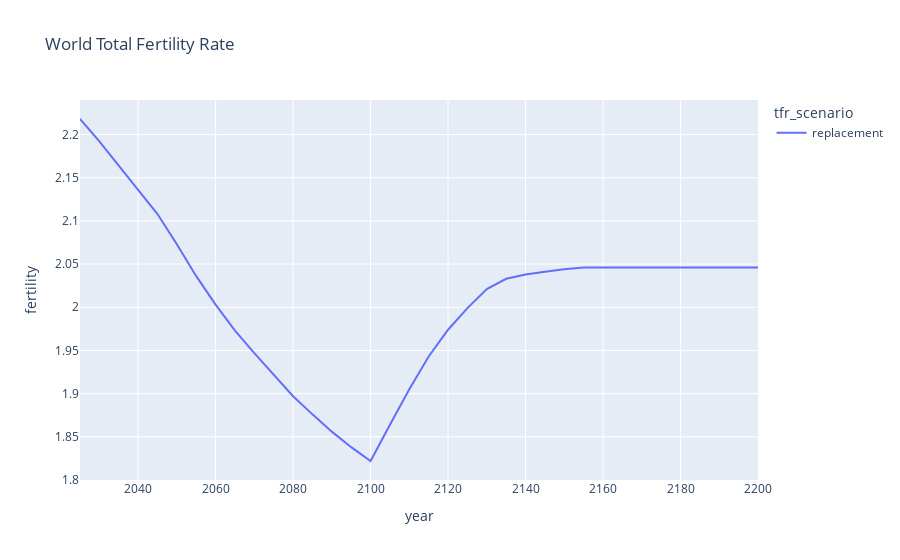

Notebook cell for this chart:
### Code cell
px.line(projections.query('location == "World" & age == "all"'),x='year',y='fertility',color='tfr_scenario',title='World Total Fertility Rate')

### Figure 1 — Plotly figure (JSON) as saved in the notebook; plotly's stock layout.template omitted (floating-point values rounded to 4 significant figures)
{"data": [{"hovertemplate": "tfr_scenario=replacement<br>year=%{x}<br>fertility=%{y}<extra></extra>", "legendgroup": "replacement", "line": {"color": "#636efa", "dash": "solid"}, "marker": {"symbol": "circle"}, "mode": "lines", "name": "replacement", "orientation": "v", "showlegend": true, "type": "scatter", "x": [2025, 2030, 2035, 2040, 2045, 2050, 2055, 2060, 2065, 2070, 2075, 2080, 2085, 2090, 2095, 2100, 2105, 2110, 2115, 2120, 2125, 2130, 2135, 2140, 2145, 2150, 2155, 2160, 2165, 2170, 2175, 2180, 2185, 2190, 2195, 2200], "xaxis": "x", "y": [2.218, 2.192, 2.164, 2.136, 2.108, 2.073, 2.036, 2.003, 1.973, 1.947, 1.922, 1.897, 1.876, 1.856, 1.838, 1.822, 1.864, 1.905, 1.943, 1.974, 1.999, 2.021, 2.033, 2.038, 2.041, 2.044, 2.046, 2.046, 2.046, 2.046, 2.046, 2.046, 2.046, 2.046, 2.046, 2.046], "yaxis": "y"}], "layout": {"legend": {"title": {"text": "tfr_scenario"}, "tracegroupgap": 0}, "title": {"text": "World Total Fertility Rate"}, "xaxis": {"anchor": "y", "domain": [0, 1], "title": {"text": "year"}}, "yaxis": {"anchor": "x", "domain": [0, 1], "title": {"text": "fertility"}}}}
